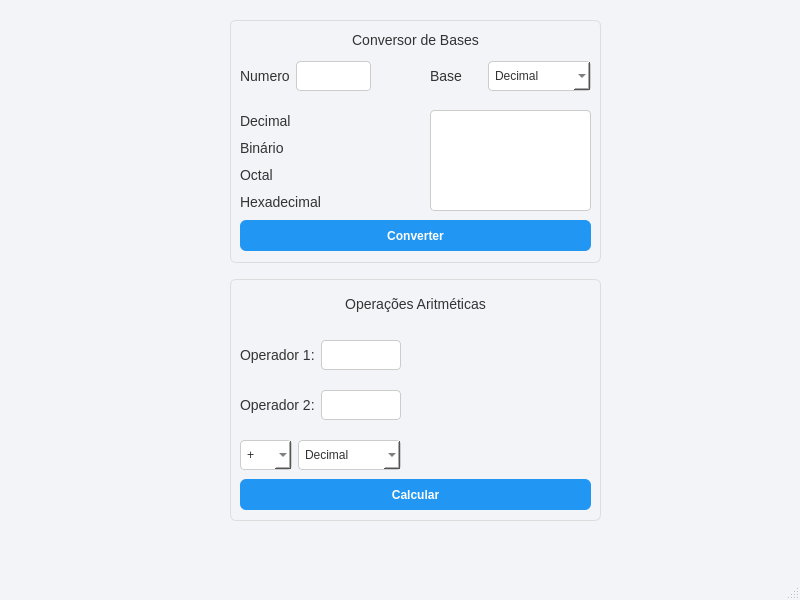
<?xml version="1.0" encoding="UTF-8"?>
<ui version="4.0">
 <class>MainWindow</class>
 <widget class="QMainWindow" name="MainWindow">
  <property name="geometry">
   <rect>
    <x>0</x>
    <y>0</y>
    <width>800</width>
    <height>600</height>
   </rect>
  </property>
  <property name="sizePolicy">
   <sizepolicy hsizetype="Preferred" vsizetype="Preferred">
    <horstretch>0</horstretch>
    <verstretch>0</verstretch>
   </sizepolicy>
  </property>
  <property name="windowTitle">
   <string>MainWindow</string>
  </property>
  <property name="layoutDirection">
   <enum>Qt::LeftToRight</enum>
  </property>
  <property name="styleSheet">
   <string notr="true">QMainWindow {
    background-color: #F2F4F8;
    font-family: 'Segoe UI', sans-serif;
    color: #333333;
}

QPushButton {
    background-color: #2196F3;
    color: white;
    border: none;
    padding: 8px 16px;
    border-radius: 6px;
    font-weight: bold;
}

QPushButton:hover {
    background-color: #1976D2;
}

QPushButton:pressed {
    background-color: #0D47A1;
}

QLineEdit, QComboBox, QTextEdit {
    border: 1px solid #CCCCCC;
    border-radius: 4px;
    padding: 6px;
    background-color: white;
    color: #333333;
}

QLineEdit:focus, QComboBox:focus, QTextEdit:focus {
    border: 1px solid #2196F3;
}

QLabel {
    color: #333333;
    font-size: 14px;
}

QGroupBox {
    border: 1px solid #DDDDDD;
    border-radius: 6px;
    margin-top: 10px;
}

QGroupBox::title {
    subcontrol-origin: margin;
    subcontrol-position: top left;
    padding: 0 5px;
    font-weight: bold;
    color: #2196F3;
}
</string>
  </property>
  <widget class="QWidget" name="centralwidget">
   <widget class="QWidget" name="verticalLayoutWidget">
    <property name="geometry">
     <rect>
      <x>230</x>
      <y>10</y>
      <width>371</width>
      <height>511</height>
     </rect>
    </property>
    <layout class="QVBoxLayout" name="verticalLayout" stretch="0,0">
     <property name="sizeConstraint">
      <enum>QLayout::SetDefaultConstraint</enum>
     </property>
     <property name="leftMargin">
      <number>0</number>
     </property>
     <property name="topMargin">
      <number>0</number>
     </property>
     <property name="rightMargin">
      <number>0</number>
     </property>
     <property name="bottomMargin">
      <number>0</number>
     </property>
     <item>
      <widget class="QGroupBox" name="groupBox">
       <property name="layoutDirection">
        <enum>Qt::LeftToRight</enum>
       </property>
       <property name="title">
        <string/>
       </property>
       <property name="alignment">
        <set>Qt::AlignCenter</set>
       </property>
       <widget class="QPushButton" name="btnConverterBases">
        <property name="geometry">
         <rect>
          <x>10</x>
          <y>210</y>
          <width>351</width>
          <height>31</height>
         </rect>
        </property>
        <property name="text">
         <string>Converter</string>
        </property>
       </widget>
       <widget class="QTextEdit" name="txtExplicacao">
        <property name="geometry">
         <rect>
          <x>200</x>
          <y>100</y>
          <width>161</width>
          <height>101</height>
         </rect>
        </property>
       </widget>
       <widget class="QWidget" name="horizontalLayoutWidget">
        <property name="geometry">
         <rect>
          <x>10</x>
          <y>50</y>
          <width>131</width>
          <height>32</height>
         </rect>
        </property>
        <layout class="QHBoxLayout" name="horizontalLayout">
         <item>
          <widget class="QLabel" name="label">
           <property name="text">
            <string>Numero</string>
           </property>
          </widget>
         </item>
         <item>
          <widget class="QLineEdit" name="txtNumero">
           <property name="enabled">
            <bool>true</bool>
           </property>
          </widget>
         </item>
        </layout>
       </widget>
       <widget class="QWidget" name="verticalLayoutWidget_2">
        <property name="geometry">
         <rect>
          <x>10</x>
          <y>100</y>
          <width>91</width>
          <height>102</height>
         </rect>
        </property>
        <layout class="QVBoxLayout" name="verticalLayout_4">
         <item>
          <layout class="QHBoxLayout" name="horizontalLayout_3">
           <item>
            <widget class="QLabel" name="label_6">
             <property name="text">
              <string>Decimal</string>
             </property>
            </widget>
           </item>
          </layout>
         </item>
         <item>
          <layout class="QHBoxLayout" name="horizontalLayout_2">
           <item>
            <widget class="QLabel" name="label_3">
             <property name="text">
              <string>Binário</string>
             </property>
            </widget>
           </item>
          </layout>
         </item>
         <item>
          <layout class="QHBoxLayout" name="horizontalLayout_5">
           <item>
            <widget class="QLabel" name="label_8">
             <property name="text">
              <string>Octal</string>
             </property>
            </widget>
           </item>
          </layout>
         </item>
         <item>
          <layout class="QHBoxLayout" name="horizontalLayout_4">
           <item>
            <widget class="QLabel" name="label_7">
             <property name="text">
              <string>Hexadecimal</string>
             </property>
            </widget>
           </item>
          </layout>
         </item>
        </layout>
       </widget>
       <widget class="QWidget" name="horizontalLayoutWidget_9">
        <property name="geometry">
         <rect>
          <x>200</x>
          <y>50</y>
          <width>161</width>
          <height>32</height>
         </rect>
        </property>
        <layout class="QHBoxLayout" name="horizontalLayout_11">
         <item>
          <widget class="QLabel" name="label_2">
           <property name="text">
            <string>Base</string>
           </property>
          </widget>
         </item>
         <item>
          <widget class="QComboBox" name="comboBase">
           <item>
            <property name="text">
             <string>Decimal</string>
            </property>
           </item>
           <item>
            <property name="text">
             <string>Binário</string>
            </property>
           </item>
           <item>
            <property name="text">
             <string>Octal</string>
            </property>
           </item>
           <item>
            <property name="text">
             <string>Hexadecimal</string>
            </property>
           </item>
          </widget>
         </item>
        </layout>
       </widget>
       <widget class="QLabel" name="label_4">
        <property name="geometry">
         <rect>
          <x>30</x>
          <y>20</y>
          <width>311</width>
          <height>20</height>
         </rect>
        </property>
        <property name="text">
         <string>Conversor de Bases</string>
        </property>
        <property name="textFormat">
         <enum>Qt::RichText</enum>
        </property>
        <property name="alignment">
         <set>Qt::AlignCenter</set>
        </property>
       </widget>
       <widget class="QLabel" name="lblLogo">
        <property name="geometry">
         <rect>
          <x>10</x>
          <y>20</y>
          <width>31</width>
          <height>20</height>
         </rect>
        </property>
        <property name="text">
         <string/>
        </property>
       </widget>
       <widget class="QWidget" name="verticalLayoutWidget_3">
        <property name="geometry">
         <rect>
          <x>100</x>
          <y>100</y>
          <width>91</width>
          <height>101</height>
         </rect>
        </property>
        <layout class="QVBoxLayout" name="verticalLayout_2">
         <item>
          <widget class="QLabel" name="lblDecimal">
           <property name="text">
            <string/>
           </property>
          </widget>
         </item>
         <item>
          <widget class="QLabel" name="lblBinario">
           <property name="text">
            <string/>
           </property>
          </widget>
         </item>
         <item>
          <widget class="QLabel" name="lblOctal">
           <property name="text">
            <string/>
           </property>
          </widget>
         </item>
         <item>
          <widget class="QLabel" name="lblHexadecimal">
           <property name="text">
            <string/>
           </property>
          </widget>
         </item>
        </layout>
       </widget>
      </widget>
     </item>
     <item>
      <widget class="QGroupBox" name="groupBox_2">
       <property name="title">
        <string/>
       </property>
       <widget class="QWidget" name="horizontalLayoutWidget_6">
        <property name="geometry">
         <rect>
          <x>10</x>
          <y>70</y>
          <width>161</width>
          <height>32</height>
         </rect>
        </property>
        <layout class="QHBoxLayout" name="horizontalLayout_7">
         <item>
          <widget class="QLabel" name="txt_2">
           <property name="frameShape">
            <enum>QFrame::NoFrame</enum>
           </property>
           <property name="text">
            <string>Operador 1:</string>
           </property>
          </widget>
         </item>
         <item>
          <widget class="QLineEdit" name="txtOperando1"/>
         </item>
        </layout>
       </widget>
       <widget class="QWidget" name="horizontalLayoutWidget_7">
        <property name="geometry">
         <rect>
          <x>10</x>
          <y>120</y>
          <width>161</width>
          <height>32</height>
         </rect>
        </property>
        <layout class="QHBoxLayout" name="horizontalLayout_8">
         <item>
          <widget class="QLabel" name="txt_4">
           <property name="text">
            <string>Operador 2:</string>
           </property>
          </widget>
         </item>
         <item>
          <widget class="QLineEdit" name="txtOperando2"/>
         </item>
        </layout>
       </widget>
       <widget class="QLabel" name="label_5">
        <property name="geometry">
         <rect>
          <x>30</x>
          <y>20</y>
          <width>311</width>
          <height>31</height>
         </rect>
        </property>
        <property name="text">
         <string>Operações Aritméticas</string>
        </property>
        <property name="textFormat">
         <enum>Qt::RichText</enum>
        </property>
        <property name="alignment">
         <set>Qt::AlignCenter</set>
        </property>
       </widget>
       <widget class="QLabel" name="lblResultadoOp">
        <property name="geometry">
         <rect>
          <x>210</x>
          <y>70</y>
          <width>151</width>
          <height>131</height>
         </rect>
        </property>
        <property name="sizePolicy">
         <sizepolicy hsizetype="Expanding" vsizetype="Expanding">
          <horstretch>0</horstretch>
          <verstretch>0</verstretch>
         </sizepolicy>
        </property>
        <property name="text">
         <string/>
        </property>
        <property name="alignment">
         <set>Qt::AlignJustify|Qt::AlignVCenter</set>
        </property>
       </widget>
       <widget class="QWidget" name="horizontalLayoutWidget_8">
        <property name="geometry">
         <rect>
          <x>10</x>
          <y>170</y>
          <width>161</width>
          <height>32</height>
         </rect>
        </property>
        <layout class="QHBoxLayout" name="horizontalLayout_9">
         <item>
          <widget class="QComboBox" name="comboOperador">
           <item>
            <property name="text">
             <string>+</string>
            </property>
           </item>
           <item>
            <property name="text">
             <string>-</string>
            </property>
           </item>
           <item>
            <property name="text">
             <string>x</string>
            </property>
           </item>
           <item>
            <property name="text">
             <string>/</string>
            </property>
           </item>
          </widget>
         </item>
         <item>
          <widget class="QComboBox" name="comboBaseOperacao">
           <item>
            <property name="text">
             <string>Decimal</string>
            </property>
           </item>
           <item>
            <property name="text">
             <string>Binário</string>
            </property>
           </item>
           <item>
            <property name="text">
             <string>Octal</string>
            </property>
           </item>
           <item>
            <property name="text">
             <string>Hexadecimal</string>
            </property>
           </item>
          </widget>
         </item>
        </layout>
       </widget>
       <widget class="QPushButton" name="btnCalcular">
        <property name="geometry">
         <rect>
          <x>10</x>
          <y>210</y>
          <width>351</width>
          <height>31</height>
         </rect>
        </property>
        <property name="palette">
         <palette>
          <active>
           <colorrole role="WindowText">
            <brush brushstyle="SolidPattern">
             <color alpha="255">
              <red>255</red>
              <green>255</green>
              <blue>255</blue>
             </color>
            </brush>
           </colorrole>
           <colorrole role="Button">
            <brush brushstyle="SolidPattern">
             <color alpha="255">
              <red>33</red>
              <green>150</green>
              <blue>243</blue>
             </color>
            </brush>
           </colorrole>
           <colorrole role="Text">
            <brush brushstyle="SolidPattern">
             <color alpha="255">
              <red>255</red>
              <green>255</green>
              <blue>255</blue>
             </color>
            </brush>
           </colorrole>
           <colorrole role="ButtonText">
            <brush brushstyle="SolidPattern">
             <color alpha="255">
              <red>255</red>
              <green>255</green>
              <blue>255</blue>
             </color>
            </brush>
           </colorrole>
           <colorrole role="Base">
            <brush brushstyle="SolidPattern">
             <color alpha="255">
              <red>33</red>
              <green>150</green>
              <blue>243</blue>
             </color>
            </brush>
           </colorrole>
           <colorrole role="Window">
            <brush brushstyle="SolidPattern">
             <color alpha="255">
              <red>33</red>
              <green>150</green>
              <blue>243</blue>
             </color>
            </brush>
           </colorrole>
           <colorrole role="PlaceholderText">
            <brush brushstyle="SolidPattern">
             <color alpha="128">
              <red>255</red>
              <green>255</green>
              <blue>255</blue>
             </color>
            </brush>
           </colorrole>
          </active>
          <inactive>
           <colorrole role="WindowText">
            <brush brushstyle="SolidPattern">
             <color alpha="255">
              <red>255</red>
              <green>255</green>
              <blue>255</blue>
             </color>
            </brush>
           </colorrole>
           <colorrole role="Button">
            <brush brushstyle="SolidPattern">
             <color alpha="255">
              <red>33</red>
              <green>150</green>
              <blue>243</blue>
             </color>
            </brush>
           </colorrole>
           <colorrole role="Text">
            <brush brushstyle="SolidPattern">
             <color alpha="255">
              <red>255</red>
              <green>255</green>
              <blue>255</blue>
             </color>
            </brush>
           </colorrole>
           <colorrole role="ButtonText">
            <brush brushstyle="SolidPattern">
             <color alpha="255">
              <red>255</red>
              <green>255</green>
              <blue>255</blue>
             </color>
            </brush>
           </colorrole>
           <colorrole role="Base">
            <brush brushstyle="SolidPattern">
             <color alpha="255">
              <red>33</red>
              <green>150</green>
              <blue>243</blue>
             </color>
            </brush>
           </colorrole>
           <colorrole role="Window">
            <brush brushstyle="SolidPattern">
             <color alpha="255">
              <red>33</red>
              <green>150</green>
              <blue>243</blue>
             </color>
            </brush>
           </colorrole>
           <colorrole role="PlaceholderText">
            <brush brushstyle="SolidPattern">
             <color alpha="128">
              <red>255</red>
              <green>255</green>
              <blue>255</blue>
             </color>
            </brush>
           </colorrole>
          </inactive>
          <disabled>
           <colorrole role="WindowText">
            <brush brushstyle="SolidPattern">
             <color alpha="255">
              <red>255</red>
              <green>255</green>
              <blue>255</blue>
             </color>
            </brush>
           </colorrole>
           <colorrole role="Button">
            <brush brushstyle="SolidPattern">
             <color alpha="255">
              <red>33</red>
              <green>150</green>
              <blue>243</blue>
             </color>
            </brush>
           </colorrole>
           <colorrole role="Text">
            <brush brushstyle="SolidPattern">
             <color alpha="255">
              <red>255</red>
              <green>255</green>
              <blue>255</blue>
             </color>
            </brush>
           </colorrole>
           <colorrole role="ButtonText">
            <brush brushstyle="SolidPattern">
             <color alpha="255">
              <red>255</red>
              <green>255</green>
              <blue>255</blue>
             </color>
            </brush>
           </colorrole>
           <colorrole role="Base">
            <brush brushstyle="SolidPattern">
             <color alpha="255">
              <red>33</red>
              <green>150</green>
              <blue>243</blue>
             </color>
            </brush>
           </colorrole>
           <colorrole role="Window">
            <brush brushstyle="SolidPattern">
             <color alpha="255">
              <red>33</red>
              <green>150</green>
              <blue>243</blue>
             </color>
            </brush>
           </colorrole>
           <colorrole role="PlaceholderText">
            <brush brushstyle="SolidPattern">
             <color alpha="128">
              <red>255</red>
              <green>255</green>
              <blue>255</blue>
             </color>
            </brush>
           </colorrole>
          </disabled>
         </palette>
        </property>
        <property name="text">
         <string>Calcular</string>
        </property>
       </widget>
       <widget class="QLabel" name="lblLogo2">
        <property name="geometry">
         <rect>
          <x>10</x>
          <y>20</y>
          <width>31</width>
          <height>21</height>
         </rect>
        </property>
        <property name="text">
         <string/>
        </property>
       </widget>
      </widget>
     </item>
    </layout>
   </widget>
  </widget>
  <widget class="QMenuBar" name="menubar">
   <property name="geometry">
    <rect>
     <x>0</x>
     <y>0</y>
     <width>800</width>
     <height>18</height>
    </rect>
   </property>
  </widget>
  <widget class="QStatusBar" name="statusbar"/>
 </widget>
 <resources/>
 <connections/>
</ui>
